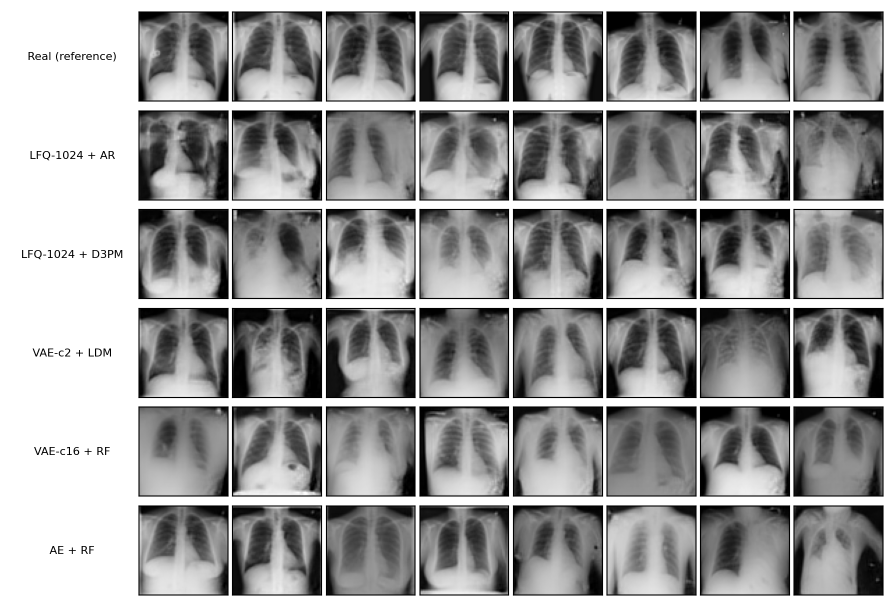
#> input picture figures/inputs/sample_grid_original.png, 1785 x 1215 px (shown at 1/2 size)
$ python fig_samples.py
#> lines starting #> are read from the running program, lines starting #| are printed output that depends on the picture; after the words box and inside, x2 and y2 are one past the last pixel; in counts of white or black regions, pixels touching at a corner belong together
### figures/tiles.py
import numpy as np
from PIL import Image


def bands(profile, thresh, min_len):
    on = profile > thresh
    out, start = [], None
    for i, v in enumerate(np.append(on, False)):
        if v and start is None:
            start = i
        elif not v and start is not None:
            if i - start >= min_len:
                out.append((start, i))
            start = None
    return out


def grid(path, x_min=0, min_len=60, thresh=0.3):
#> called with x_min = 250, min_len = 60, thresh = 0.3
    rgb = np.asarray(Image.open(path).convert("RGB")).astype(float) / 255
    dark = rgb.mean(-1)[:, x_min:] < 0.97
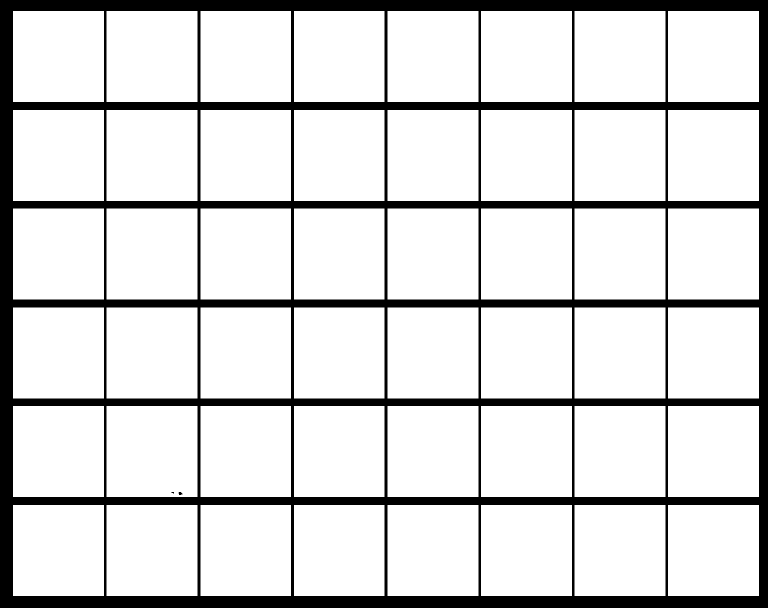
#> dark: shape (1215, 1535) bool (shown at 1/2 size); 85.1% white; 3 black regions (1 under 20 px), largest, box (x1, y1, x2, y2) and area: (0, 0, 1535, 1215) 277257, (357, 984, 365, 990) 35
    cols = [(a + x_min, b + x_min) for a, b in bands(dark.mean(0), thresh, min_len)]
#> the loop in bands, `for i, v in enumerate(np.append(on, False)):` made 1536 passes
#> v on passes 1 to 12: False, False, False, False, False, False, False, False, False, False, False, False
#> after the loop in bands, `for i, v in enumerate(np.append(on, False)):`: out = [(26, 208), (213, 395), (401, 582), (588, 769), (775, 957), (962, 1144), (1149, 1331), (1336, 1518)]
#> cols = [(276, 458), (463, 645), (651, 832), (838, 1019), (1025, 1207), (1212, 1394), (1399, 1581), (1586, 1768)]
    span = rgb.mean(-1)[:, cols[0][0]:cols[-1][1]] < 0.995
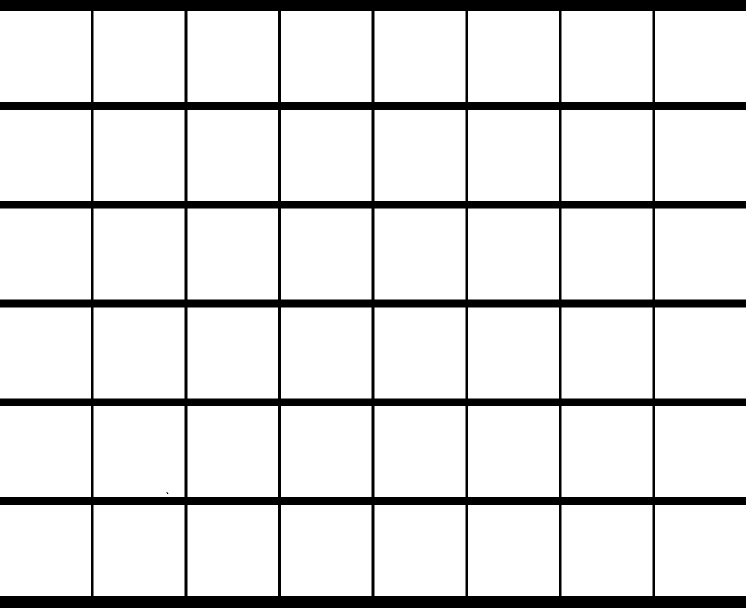
#> span: shape (1215, 1492) bool (shown at 1/2 size); 87.6% white; 2 black regions (1 under 20 px), largest, box (x1, y1, x2, y2) and area: (0, 0, 1492, 1215) 225012
    rows = bands(span.mean(1), thresh, min_len)
#> the loop in bands (call 2), `for i, v in enumerate(np.append(on, False)):` made 1216 passes
#> rows = [(22, 204), (220, 402), (417, 599), (615, 797), (812, 994), (1010, 1192)]
    return rgb, rows, cols


def native(rgb, r, c, size=64, inset=4, grey=True):
    tile = rgb[r[0] + inset:r[1] - inset, c[0] + inset:c[1] - inset]
    img = Image.fromarray((tile * 255).astype(np.uint8))
    img = img.resize((size, size), Image.BOX)
    arr = np.asarray(img).astype(float) / 255
    return arr.mean(-1) if grey else arr

### figures/style.py
from pathlib import Path

import matplotlib as mpl

REPO = Path(__file__).resolve().parents[1]
RESULTS = REPO / "results"
TABLES = RESULTS / "tables"
INPUTS = REPO / "figures" / "inputs"
OUT = REPO / "figures" / "out"

PALETTES = {
    "oxide": {"VQ": "#B4472E", "LFQ": "#2B6CB0", "FSQ": "#B8860B", "Continuous": "#8A3D6B"},
    "lightbox": {"VQ": "#D06A4C", "LFQ": "#2D5E9A", "FSQ": "#8C8A2A", "Continuous": "#9A4F7A"},
}
MARKERS = {"VQ": "^", "LFQ": "o", "FSQ": "s", "Continuous": "D"}

INK = "#1F1F1F"
MUTED = "#6B6B6B"
RULE = "#D9D6D0"

# NeurIPS text width is 5.5 in; figures are drawn at final size so 8 pt text stays 8 pt.
TEXT_WIDTH = 5.5


def apply(palette="oxide"):
    mpl.rcParams.update({
        "font.family": "serif",
        "font.serif": ["Times New Roman", "STIX Two Text", "DejaVu Serif"],
        "mathtext.fontset": "stix",
        "font.size": 8,
        "axes.titlesize": 8.5,
        "axes.labelsize": 8,
        "xtick.labelsize": 7.5,
        "ytick.labelsize": 7.5,
        "legend.fontsize": 7.5,
        "axes.edgecolor": MUTED,
        "axes.labelcolor": INK,
        "axes.linewidth": 0.6,
        "axes.spines.top": False,
        "axes.spines.right": False,
        "axes.grid": True,
        "axes.axisbelow": True,
        "grid.color": RULE,
        "grid.linewidth": 0.5,
        "xtick.color": MUTED,
        "ytick.color": MUTED,
        "xtick.major.width": 0.6,
        "ytick.major.width": 0.6,
        "xtick.minor.width": 0.4,
        "ytick.minor.width": 0.4,
        "text.color": INK,
        "legend.frameon": False,
        "savefig.dpi": 300,
        "savefig.bbox": "tight",
        "savefig.pad_inches": 0.02,
        "pdf.fonttype": 42,
    })
    return PALETTES[palette]

### figures/fig_samples.py
import matplotlib.pyplot as plt

import style
import tiles

style.apply("oxide")
rgb, rows, cols = tiles.grid(style.INPUTS / "sample_grid_original.png", x_min=250)
assert len(rows) == 6 and len(cols) == 8

labels = [("Real test images", None), ("LFQ-1024 + AR", "0.33"), ("LFQ-1024 + D3PM", "0.44"),
          ("VAE-c2 + LDM", "0.14"), ("VAE-c16 + RF", "0.11"), ("AE + RF", "0.07")]

fig = plt.figure(figsize=(style.TEXT_WIDTH, 3.62))
gs = fig.add_gridspec(7, 9, width_ratios=[1.75] + [1] * 8, height_ratios=[1, 0.14] + [1] * 5, wspace=0.04, hspace=0.06,
                      left=0, right=1, top=1, bottom=0)
for i, r in enumerate(rows):
    g = i if i == 0 else i + 1
    for j, c in enumerate(cols):
        ax = fig.add_subplot(gs[g, j + 1])
        ax.imshow(tiles.native(rgb, r, c), cmap="gray", vmin=0, vmax=1, interpolation="nearest")
        ax.set_axis_off()
    ax = fig.add_subplot(gs[g, 0])
    ax.set_axis_off()
    name, fid = labels[i]
    ax.text(0.94, 0.56 if fid else 0.5, name, ha="right", va="center", fontsize=7.5, transform=ax.transAxes)
    if fid:
        ax.text(0.94, 0.36, f"FID-192 {fid}", ha="right", va="center", fontsize=6.5, color=style.MUTED,
                transform=ax.transAxes)
#> this loop made 6 passes
#> (r, g, name, fid) on passes 2 to 6: ((220, 402), 2, 'LFQ-1024 + AR', '0.33'), ((417, 599), 3, 'LFQ-1024 + D3PM', '0.44'), ((615, 797), 4, 'VAE-c2 + LDM', '0.14'), ((812, 994), 5, 'VAE-c16 + RF', '0.11'), ((1010, 1192), 6, 'AE + RF', '0.07')
#> (r, g, name) on pass 1: ((22, 204), 0, 'Real test images')
#> pass 1, in native, `tile = rgb[r[0] + inset:r[1] - inset, c[0] + inset:c[1] - inset]`:
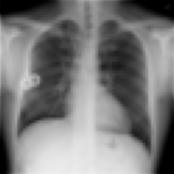
#> tile: shape (174, 174, 3) float64; min 0, max 0.937, mean 0.478

rule = fig.add_subplot(gs[1, 1:])
rule.set_axis_off()
rule.axhline(0.5, color=style.INK, lw=0.6)
rule.set_ylim(0, 1)
out = style.OUT / "sample_grid.pdf"
fig.savefig(out, dpi=300)
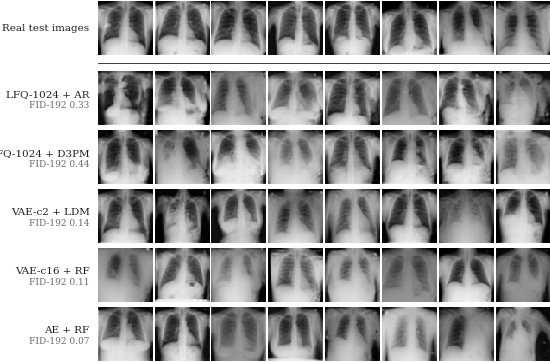
#> figure drawn by matplotlib, 49 panels
fig.savefig(out.with_suffix(".png"), dpi=300)
print(out)
